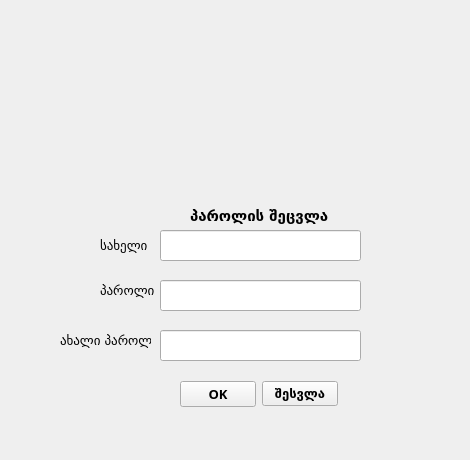
<?xml version="1.0" encoding="UTF-8"?>
<ui version="4.0">
 <class>ChangePass2</class>
 <widget class="QWidget" name="ChangePass2">
  <property name="geometry">
   <rect>
    <x>0</x>
    <y>0</y>
    <width>470</width>
    <height>460</height>
   </rect>
  </property>
  <property name="minimumSize">
   <size>
    <width>470</width>
    <height>460</height>
   </size>
  </property>
  <property name="maximumSize">
   <size>
    <width>470</width>
    <height>460</height>
   </size>
  </property>
  <property name="windowTitle">
   <string>Form</string>
  </property>
  <widget class="QLabel" name="label_4">
   <property name="geometry">
    <rect>
     <x>80</x>
     <y>0</y>
     <width>311</width>
     <height>201</height>
    </rect>
   </property>
   <property name="text">
    <string>&lt;html&gt;&lt;head/&gt;&lt;body&gt;&lt;p&gt;&lt;img src=&quot;:/logo-nandv.png&quot;/&gt;&lt;/p&gt;&lt;/body&gt;&lt;/html&gt;</string>
   </property>
  </widget>
  <widget class="QLabel" name="label">
   <property name="geometry">
    <rect>
     <x>100</x>
     <y>230</y>
     <width>51</width>
     <height>31</height>
    </rect>
   </property>
   <property name="font">
    <font>
     <family>Sylfaen</family>
     <pointsize>10</pointsize>
    </font>
   </property>
   <property name="text">
    <string>სახელი</string>
   </property>
  </widget>
  <widget class="QLineEdit" name="lineEdit">
   <property name="geometry">
    <rect>
     <x>160</x>
     <y>230</y>
     <width>201</width>
     <height>31</height>
    </rect>
   </property>
   <property name="font">
    <font>
     <family>Sylfaen</family>
     <pointsize>10</pointsize>
    </font>
   </property>
  </widget>
  <widget class="QLabel" name="label_2">
   <property name="geometry">
    <rect>
     <x>190</x>
     <y>200</y>
     <width>151</width>
     <height>31</height>
    </rect>
   </property>
   <property name="font">
    <font>
     <family>Sylfaen</family>
     <pointsize>11</pointsize>
     <weight>75</weight>
     <bold>true</bold>
    </font>
   </property>
   <property name="text">
    <string>პაროლის შეცვლა</string>
   </property>
  </widget>
  <widget class="QLabel" name="label_3">
   <property name="geometry">
    <rect>
     <x>100</x>
     <y>270</y>
     <width>61</width>
     <height>41</height>
    </rect>
   </property>
   <property name="font">
    <font>
     <family>Sylfaen</family>
     <pointsize>10</pointsize>
    </font>
   </property>
   <property name="text">
    <string>პაროლი</string>
   </property>
  </widget>
  <widget class="QLineEdit" name="lineEdit_2">
   <property name="geometry">
    <rect>
     <x>160</x>
     <y>280</y>
     <width>201</width>
     <height>31</height>
    </rect>
   </property>
   <property name="font">
    <font>
     <family>Sylfaen</family>
     <pointsize>10</pointsize>
    </font>
   </property>
   <property name="echoMode">
    <enum>QLineEdit::Password</enum>
   </property>
  </widget>
  <widget class="QLabel" name="label_5">
   <property name="geometry">
    <rect>
     <x>60</x>
     <y>320</y>
     <width>91</width>
     <height>41</height>
    </rect>
   </property>
   <property name="font">
    <font>
     <family>Sylfaen</family>
     <pointsize>10</pointsize>
    </font>
   </property>
   <property name="text">
    <string>ახალი პაროლი</string>
   </property>
  </widget>
  <widget class="QLineEdit" name="lineEdit_3">
   <property name="geometry">
    <rect>
     <x>160</x>
     <y>330</y>
     <width>201</width>
     <height>31</height>
    </rect>
   </property>
   <property name="font">
    <font>
     <family>Sylfaen</family>
     <pointsize>10</pointsize>
    </font>
   </property>
   <property name="echoMode">
    <enum>QLineEdit::Password</enum>
   </property>
  </widget>
  <widget class="QWidget" name="">
   <property name="geometry">
    <rect>
     <x>180</x>
     <y>380</y>
     <width>158</width>
     <height>28</height>
    </rect>
   </property>
   <layout class="QHBoxLayout" name="horizontalLayout">
    <item>
     <widget class="QPushButton" name="pushButton">
      <property name="font">
       <font>
        <family>Sylfaen</family>
        <pointsize>10</pointsize>
        <weight>75</weight>
        <bold>true</bold>
       </font>
      </property>
      <property name="text">
       <string>OK</string>
      </property>
     </widget>
    </item>
    <item>
     <widget class="QPushButton" name="pushButton_2">
      <property name="font">
       <font>
        <family>Sylfaen</family>
        <pointsize>10</pointsize>
        <weight>75</weight>
        <bold>true</bold>
       </font>
      </property>
      <property name="text">
       <string>შესვლა</string>
      </property>
     </widget>
    </item>
   </layout>
  </widget>
 </widget>
 <resources/>
 <connections/>
</ui>
